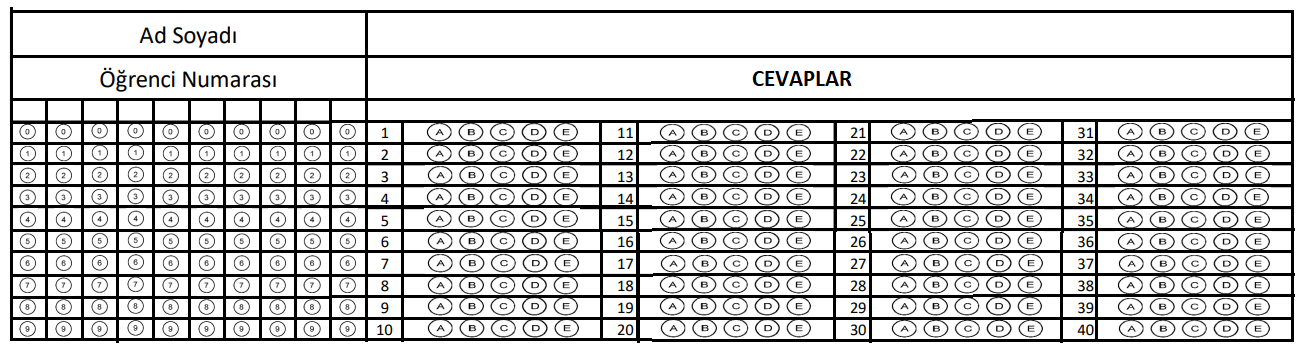
#> input picture anaoptic.png, 1310 x 356 px
$ python -i utility.py   (imports and definitions only)
#> lines starting #> are read from the running program, lines starting #| are printed output that depends on the picture; after the words box and inside, x2 and y2 are one past the last pixel; in counts of white or black regions, pixels touching at a corner belong together
import cv2 as cv

def preprocess(img):
    tmpdraw = img.copy()  #büyük dikdörtgeni çizmek için gercek resmin bir kopyası alındı.
    bigcount = img.copy()
    canny = cv.Canny(img,10,50) # resmin kenarları algılandı
    countours,hierarchy = cv.findContours(canny,cv.RETR_EXTERNAL,cv.CHAIN_APPROX_NONE) #Resmin kenarları çizildi.
    cv.drawContours(tmpdraw,countours,-1,(255,0,0),10) #Kenarların çizimi gerçekleşti.
    cv.imshow("a",tmpdraw) # burada deneme amaclı ekranda gösterdik
    cv.waitKey(0)


    big = rectangles(countours) # burada en büyük dikdörtgeni almak için fonksıyon cagırdık.

    # Burada dış dikdörtgen algılıyor.
    peri = cv.arcLength(big,True) #cevre
    aprox = cv.approxPolyDP(big,0.02*peri,True)
    biggestCount = aprox
    #

    cv.drawContours(bigcount,biggestCount,-1,(255,0,0),10) # en buyuk dikdörtgen çizdik
    cv.imshow("a",bigcount) # burada deneme amaclı ekranda gösterdik.
    cv.waitKey(0)

def rectangles(countours): # Dikdörtgen adı altında fonksiyon ismi tanımladım ve içine countours parametresini verdim.
    rect = [] # rect adında boş bir dizi oluşturdum.
    for i in countours:
        area = cv.contourArea(i) # Döngüye alıp çizilen kenarların her bırı ıcın bır alan hesabı yaptı.

        if area > 500:
            peri = cv.arcLength(i,True) # arclength cevre hesabı yaptırdık.
            aprox = cv.approxPolyDP(i,peri * 0.02,True) # approxplydp ile çizilen kenarın kac kenarlı oldugu bulmaya çalışıyor.

            if len(aprox) == 4: # kenar sayısı 4 olanlarını aldım.
                rect.append(i) # rect dizisine ekledik
    rect = sorted(rect,key=cv.contourArea,reverse=True) # dikdörtgenleri sıraladık
    return rect[0] # en buyuk dikdörtgen aldı.

>>> import cv2
>>> picture = cv2.imread('anaoptic.png')
#> picture is the input picture: shape (356, 1310, 3); mean B, G, R 205.1, 205.1, 205.1
>>> result = preprocess(picture)
#> in preprocess, `canny = cv.Canny(img,10,50)`:
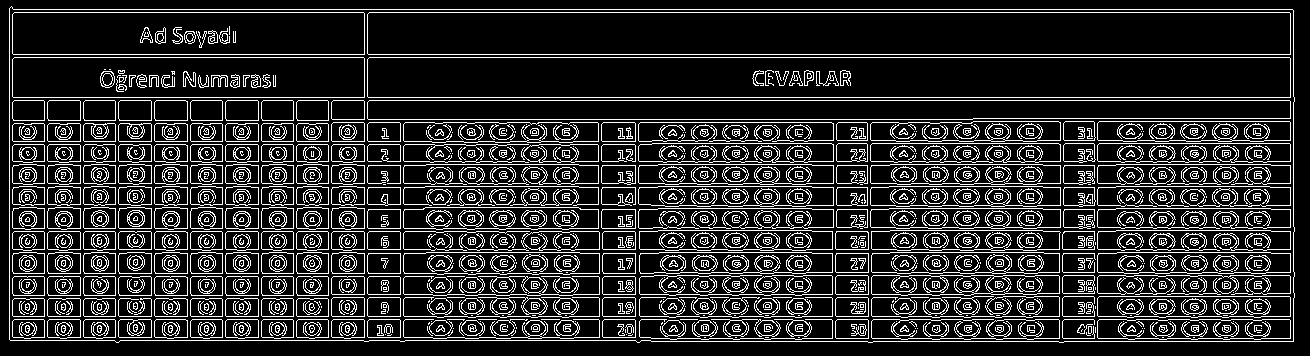
#> canny: shape (356, 1310); 17.3% white in thin lines or dots
#> in preprocess, `countours,hierarchy = cv.findContours(canny,cv.RETR_EXTERNAL,cv.CHAIN_..`: countours = 1 contour; box (x1, y1, x2, y2) and area: (9, 6, 1295, 343) 425708
#> in preprocess, `cv.drawContours(tmpdraw,countours,-1,(255,0,0),10)`:
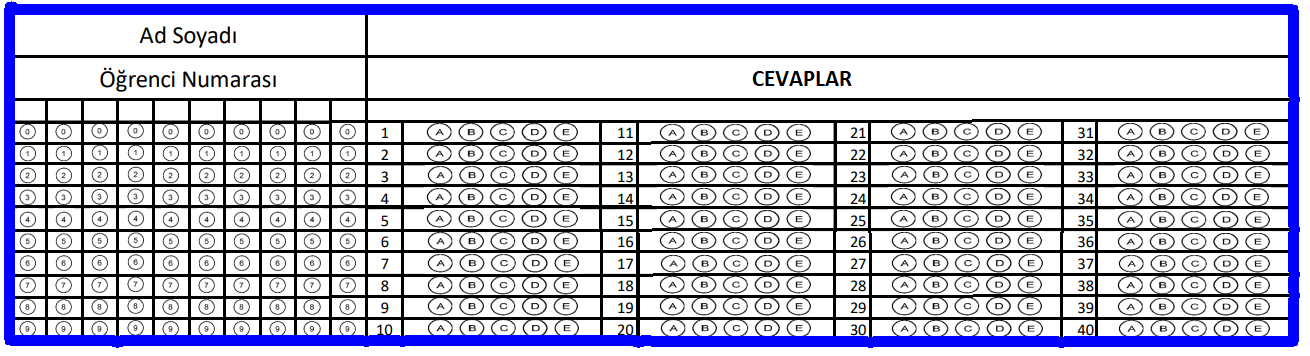
#> tmpdraw: shape (356, 1310, 3); 7.62% of pixels changed, all inside (x1, y1, x2, y2) = (4, 1, 1300, 348)
#> the loop in rectangles, `for i in countours:` made 1 pass
#> (area, peri, aprox) on pass 1: (425708.5, 3243.8, [[9, 8], [10, 340], [1293, 341], [1292, 9]])
#> after the loop in rectangles, `for i in countours:`: rect has the same summary as countours in preprocess
#> in preprocess, `big = rectangles(countours)`: big = contour of 3231 points, box (x1, y1, x2, y2) (9, 6, 1295, 343), area 425708
#> in preprocess, `peri = cv.arcLength(big,True)`: peri = 3243.8
#> in preprocess, `aprox = cv.approxPolyDP(big,0.02*peri,True)`: aprox = [[9, 8], [10, 340], [1293, 341], [1292, 9]]
#> in preprocess, `cv.drawContours(bigcount,biggestCount,-1,(255,0,0),10)`:
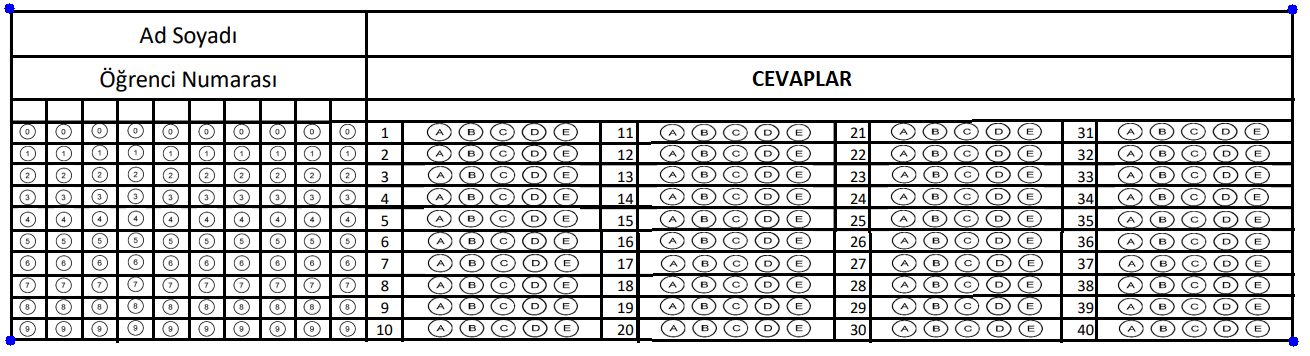
#> bigcount: shape (356, 1310, 3); 0.07% of pixels changed, all inside (x1, y1, x2, y2) = (4, 3, 1299, 347)

$ run again, on cevapanahtari.png
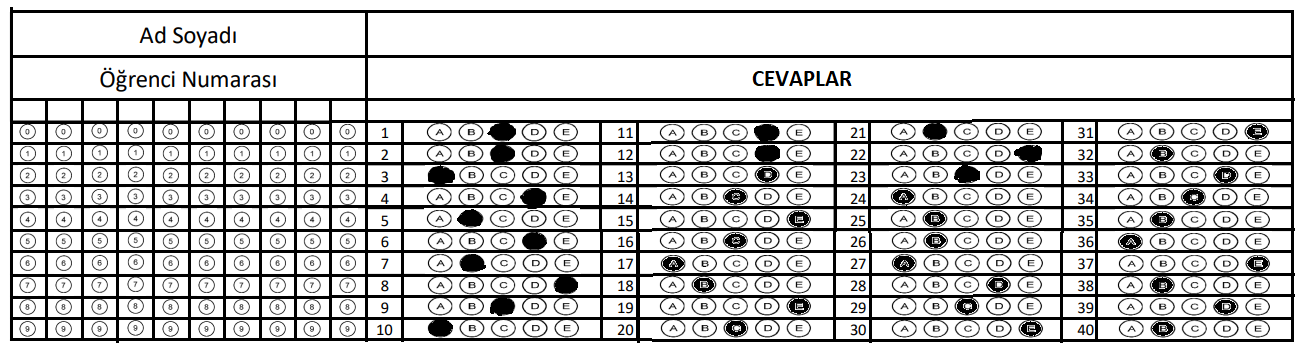
#> input picture cevapanahtari.png, 1310 x 356 px
#> picture is the input picture: shape (356, 1310, 3); mean B, G, R 200.4, 200.4, 200.4
#> in preprocess, `canny = cv.Canny(img,10,50)`:
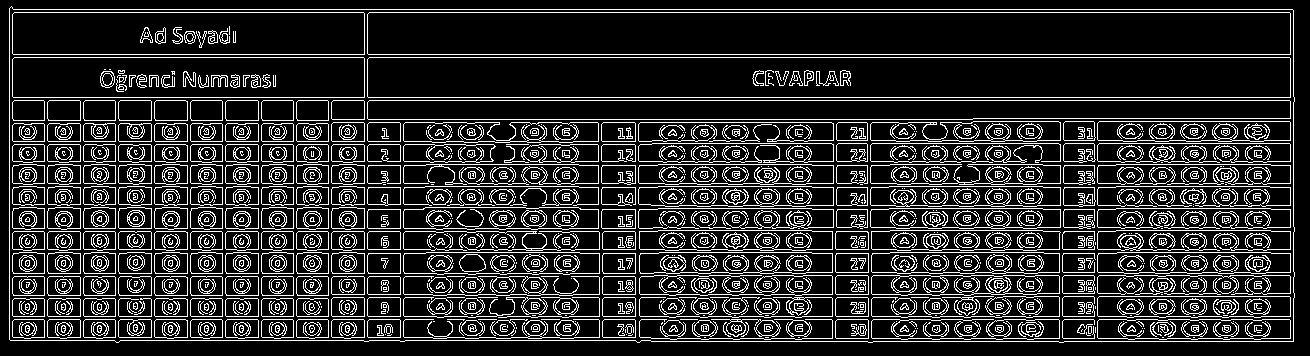
#> canny: shape (356, 1310); 17.2% white in thin lines or dots
#> countours = 1 contour; box (x1, y1, x2, y2) and area: (9, 6, 1295, 343) 425708
#> tmpdraw: shape (356, 1310, 3); 7.62% of pixels changed, all inside (x1, y1, x2, y2) = (4, 1, 1300, 348)
#> the loop in rectangles, `for i in countours:` made 1 pass
#> (area, peri, aprox) on pass 1: (425708.5, 3243.8, [[9, 8], [10, 340], [1293, 341], [1292, 9]])
#> after the loop in rectangles, `for i in countours:`: rect has the same summary as countours in preprocess
#> big = contour of 3231 points, box (x1, y1, x2, y2) (9, 6, 1295, 343), area 425708
#> in preprocess, `peri = cv.arcLength(big,True)`: peri = 3243.8
#> in preprocess, `aprox = cv.approxPolyDP(big,0.02*peri,True)`: aprox = [[9, 8], [10, 340], [1293, 341], [1292, 9]]
#> in preprocess, `cv.drawContours(bigcount,biggestCount,-1,(255,0,0),10)`:
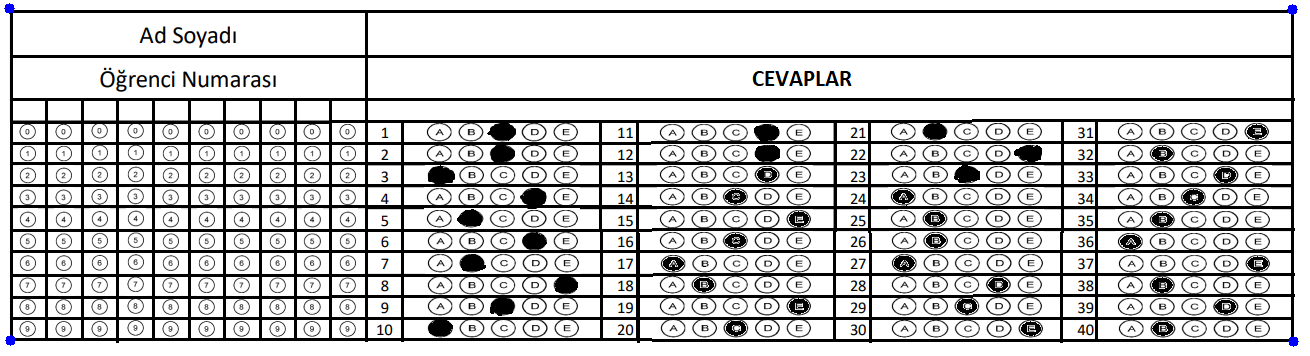
#> bigcount: shape (356, 1310, 3); 0.07% of pixels changed, all inside (x1, y1, x2, y2) = (4, 3, 1299, 347)
